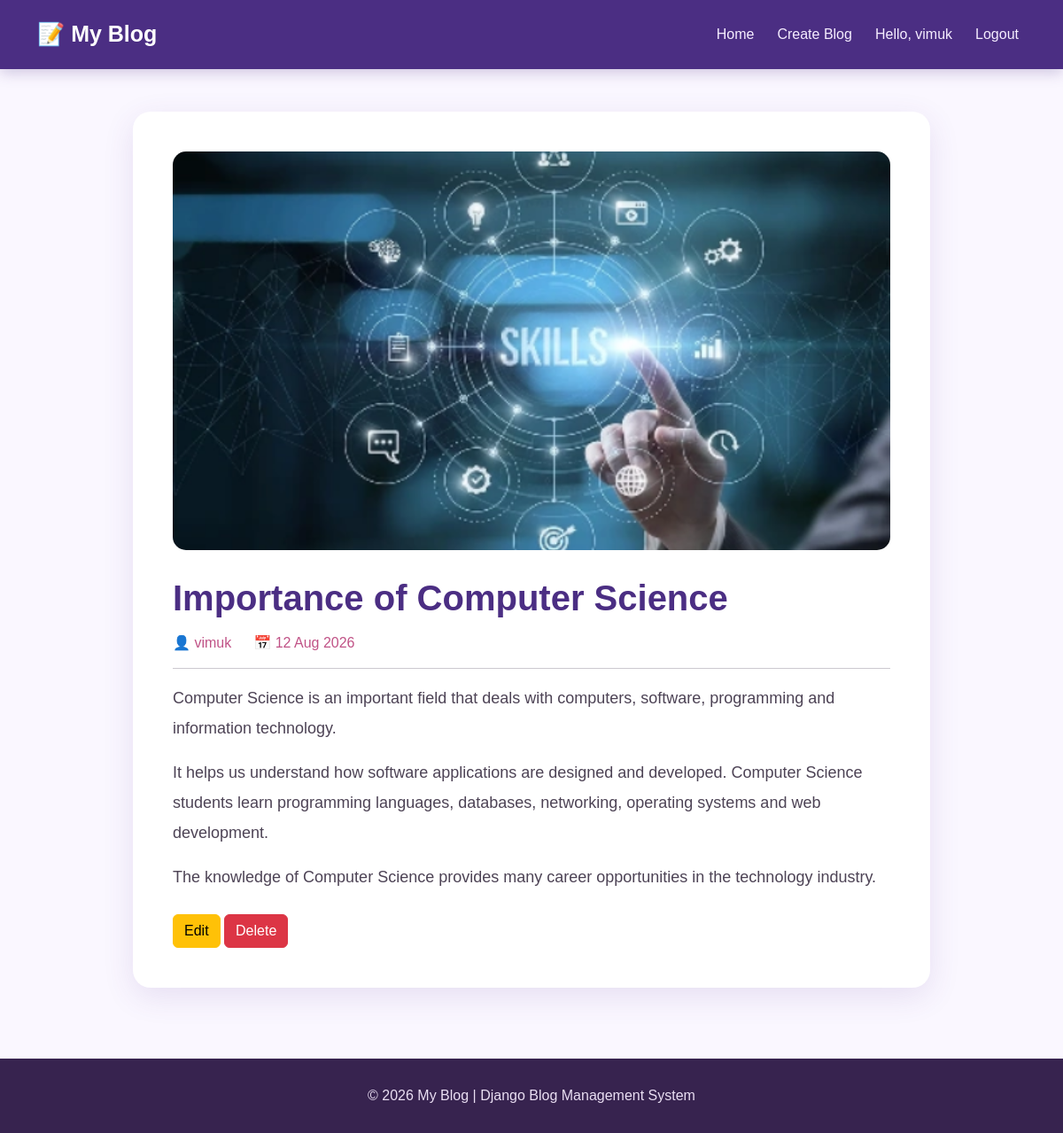
Page /blog/2/ (signed in) on the committed database.
### blog/models.py (models this page shows, shortened)
class BlogPost(models.Model):
    title = models.CharField(max_length=200)
    author = models.ForeignKey(User, on_delete=models.CASCADE)
    content = models.TextField()
    image = models.ImageField(upload_to='blog_images/', blank=True, null=True)
    created_at = models.DateTimeField(auto_now_add=True)
    updated_at = models.DateTimeField(auto_now=True)
    class Meta:
        ordering = ['-created_at']

### blog/views.py (the view)
def blog_detail(request, id):
    post = get_object_or_404(BlogPost, id=id)
    return render(request, 'blog/blog_detail.html', {
        'post': post
    })

### blog/templates/blog/blog_detail.html (shortened to what this page needs)
{% extends 'blog/base.html' %}
{% block content %}
<div class="container mt-5">
    <div class="detail-card">
        {% if post.image %}
            <img
                src="{{ post.image.url }}"
                class="detail-image">
        {% endif %}
        <h1>
            {{ post.title }}
        </h1>
        <div class="post-info">
            <span>
                👤 {{ post.author.username }}
            </span>
            <span>
                📅 {{ post.created_at|date:"d M Y" }}
            </span>
        </div>
        <hr>
        <div class="post-content">
            {{ post.content|linebreaks }}
        </div>
        {% if user == post.author %}
            <div class="mt-4">
                <a
                    href="{% url 'edit_blog' post.id %}"
                    class="btn btn-warning">
                    Edit
                </a>
                <a
                    href="{% url 'delete_blog' post.id %}"
                    class="btn btn-danger">
                    Delete
                </a>
            </div>
        {% endif %}
    </div>
</div>
{% endblock %}

### blog/templates/blog/base.html (shortened to what this page needs)
{% load static %}
<!DOCTYPE html>
<html lang="en">
<head>
    <link
        href="https://cdn.jsdelivr.net/npm/bootstrap@5.3.3/dist/css/bootstrap.min.css"
        rel="stylesheet">
    <link rel="stylesheet"
          href="{% static 'css/style.css' %}">
</head>
<body>
<nav class="navbar navbar-expand-lg navbar-dark bg-dark">
    <div class="container">
        <a class="navbar-brand"
           href="{% url 'home' %}">
            📝 My Blog
        </a>
        <div class="collapse navbar-collapse"
             id="navbarNav">
            <ul class="navbar-nav ms-auto">
                <li class="nav-item">
                    <a class="nav-link"
                       href="{% url 'home' %}">
                        Home
                    </a>
                </li>
                {% if user.is_authenticated %}
                    <li class="nav-item">
                        <a class="nav-link"
                           href="{% url 'create_blog' %}">
                            Create Blog
                        </a>
                    </li>
                    <li class="nav-item">
                        <span class="nav-link">
                            Hello, {{ user.username }}
                        </span>
                    </li>
                    <li class="nav-item">
                        <a class="nav-link"
                           href="{% url 'logout' %}">
                            Logout
                        </a>
                    </li>
                {% endif %}
            </ul>
        </div>
    </div>
</nav>
{% block content %}
{% endblock %}
<footer class="footer">
    <p>
        © 2026 My Blog | Django Blog Management System
    </p>
</footer>
</body>
</html>

### static/css/style.css (style rules this page uses)
* { box-sizing: border-box; }
body { margin: 0; background: #faf7ff; color: #352b40; font-family: Arial, sans-serif; }
.navbar { padding: 15px 0; background: #4b2e83 !important; box-shadow: 0 4px 15px rgba(75, 46, 131, 0.25); }
.navbar-brand { font-size: 25px; font-weight: bold; color: #ffffff !important; }
.nav-link { color: #f5edff !important; margin-left: 10px; font-weight: 500; transition: 0.3s; }
.detail-card { background: #ffffff; padding: 45px; border-radius: 20px; box-shadow: 0 10px 35px rgba(93, 53, 149, 0.12); max-width: 900px; margin: auto; }
.detail-card h1 { color: #4b2e83; font-weight: bold; }
.detail-image { width: 100%; max-height: 450px; object-fit: cover; border-radius: 15px; margin-bottom: 30px; }
.post-info { display: flex; gap: 25px; color: #c05286; margin: 15px 0; }
.post-content { color: #4d4355; font-size: 18px; line-height: 1.9; }
.footer { margin-top: 80px; padding: 30px; background: #37234f; color: #eadff3; text-align: center; }
.footer p { margin: 0; }

### rows in the picture
BlogPost: image (picture), title "Importance of Computer Science", author.username "vimuk", created_at "12 Aug 2026", content "Computer Science is an important field that deals with computers, software, programming and information technology. It helps us understand how software applications are designed and developed. Computer Science students learn programming languages, databases, networking, operating systems and web development. The knowledge of Computer Science provides many career opportunities in the technology industry."

### other values in the picture
{{ user.username }} "vimuk"
